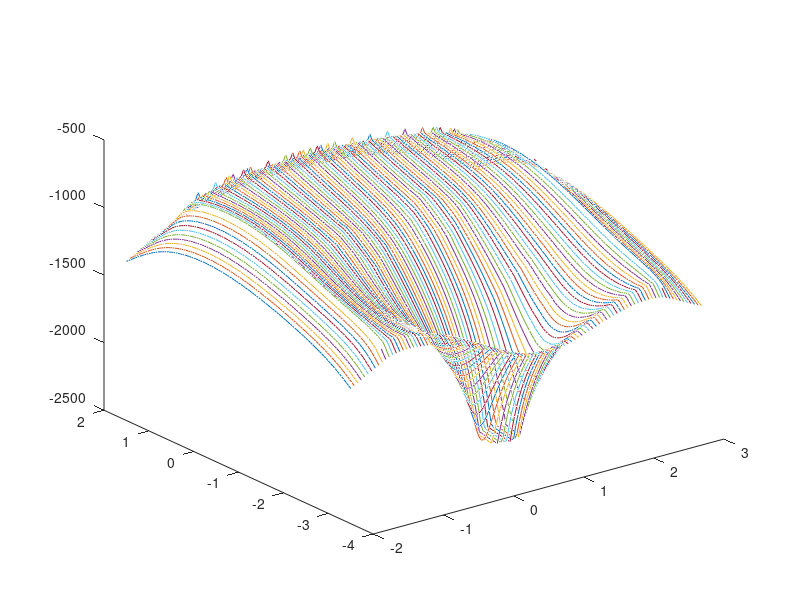

The MATLAB source for this figure:
x_range = -0.25:0.05:0.25;
y_line1 = ones(1,length(x_range)) .* -0.25;
y_line2 = ones(1,length(x_range)) .* 0.25;

y_range = -0.25:0.05:0.25;
x_line1 = ones(1,length(y_range)) .* -0.25;
x_line2 = ones(1,length(x_range)) .* 0.25;

prep_wall1 = [x_range; y_line1];
prep_wall2 = [x_range; y_line2];
prep_wall3 = [x_line1; y_range];
prep_wall4 = [x_line2; y_range];
box_walls = [prep_wall1 prep_wall2 prep_wall3 prep_wall4]
box_points = [box_walls; ones(1,length(box_walls(1,:)))]

theta = 0;
global_box_points_1 = [1 0 1.41; 0 1 -2; 0 0 1] * [cos(theta) sin(theta) 0; -sin(theta) cos(theta) 0; 0 0 1] * box_points;
theta = pi/4
global_box_points_2 = [1 0 -0.25; 0 1 -1; 0 0 1] * [cos(theta) sin(theta) 0; -sin(theta) cos(theta) 0; 0 0 1] * box_points;
global_box_points_3 = [1 0 1; 0 1 -0.7; 0 0 1] * [cos(theta) sin(theta) 0; -sin(theta) cos(theta) 0; 0 0 1] * box_points;

[x,y] = meshgrid(-2:0.05:3, -3.5:0.05:1.5);
%syms x y

v1 = 0;
for i = 1:1:length(global_box_points_1(1,:))
    points = global_box_points_1(:,i);
    v1 = v1 - log(sqrt((x - points(1)).^2 + (y - points(2)).^2));
end

v2 = 0;
for i = 1:1:length(global_box_points_2(1,:))
    points = global_box_points_2(:,i);
    v2 = v2 - log(sqrt((x - points(1)).^2 + (y - points(2)).^2));
end

v3 = 0;
for i = 1:1:length(global_box_points_3(1,:))
    points = global_box_points_3(:,i);
    v3 = v3 - log(sqrt((x - points(1)).^2 + (y - points(2)).^2));
end

v_total = v1 + v2 + v3;

x_bob = 0.75;
y_bob = -2.5;
r_bob = 0.25;

v_bob = 0;
for theta = 0:0.01:2*pi
    a = r_bob * cos(theta) + x_bob;
    b = r_bob * sin(theta) + y_bob;
    v_bob = v_bob + log(sqrt((x - a).^2 + (y-b).^2));
end

v_total_bob = v_total + v_bob;

v_wall1 = 0;
for b = -3.37:0.01:1
    a = -1.5;
    v_wall1 = v_wall1 - log(sqrt((x-a).^2 + (y-b).^2));
end

v_wall2 = 0;
for b = -3.37:0.01:1
    a = 2.5;
    v_wall2 = v_wall2 - log(sqrt((x-a).^2 + (y-b).^2));
end

v_wall3 = 0;
for a = -1.5:0.01:2.5
    b = -3.37;
    v_wall3 = v_wall3 - log(sqrt((x-a).^2 + (y-b).^2));
end

v_wall4 = 0;
for a = -1.5:0.01:2.5
    b = 1;
    v_wall4 = v_wall4 - log(sqrt((x-a).^2 + (y-b).^2));
end

v_all_walls = v_wall1 + v_wall2 + v_wall3 + v_wall4;

v = v_total_bob + v_all_walls;
contour(x, y, v, 20, 'o', 'ShowText', 'Off')
plot3(x, y, v)